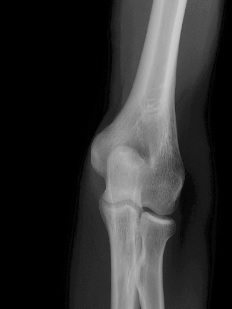
#> input picture RealceDeBordas/radiografia.jpg, 232 x 309 px, found by its file name
$ python desagucamento.py
#> lines starting #> are read from the running program, lines starting #| are printed output that depends on the picture
import cv2

imgOriginal = cv2.imread("./RealceDeBordas/radiografia.jpg", 0)
#> imgOriginal is the input picture: shape (309, 232); min 0, max 206, mean 45.9

imgSuavizada = cv2.GaussianBlur(imgOriginal, (13,13), 3)
imgDetalhes = 3 * cv2.subtract(imgOriginal, imgSuavizada)
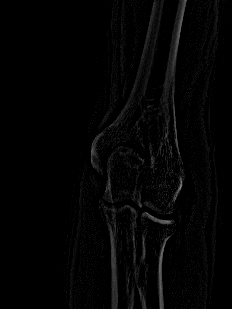
#> imgDetalhes: shape (309, 232); min 0, max 147, mean 4
imgRealcada = cv2.add(imgOriginal, imgDetalhes)
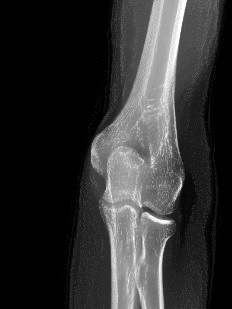
#> imgRealcada: shape (309, 232); min 0, max 255, mean 49.9

cv2.imshow("Original", imgOriginal)
cv2.imshow("Tratada", imgSuavizada)
cv2.imshow("Bordas", imgDetalhes)
cv2.imshow("Realcada", imgRealcada)

cv2.waitKey(0)
cv2.destroyAllWindows()

$ run again, with RealceDeBordas/estacionamento.jpg copied over RealceDeBordas/radiografia.jpg
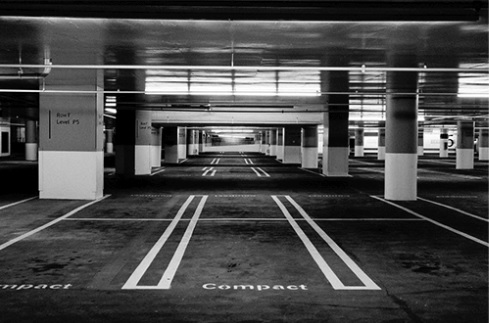
#> input picture RealceDeBordas/estacionamento.jpg, 489 x 323 px, found by its file name
#> imgOriginal is the input picture: shape (323, 489); min 0, max 255, mean 71.9
#> `imgDetalhes = 3 * cv2.subtract(imgOriginal, imgSuavizada)`:
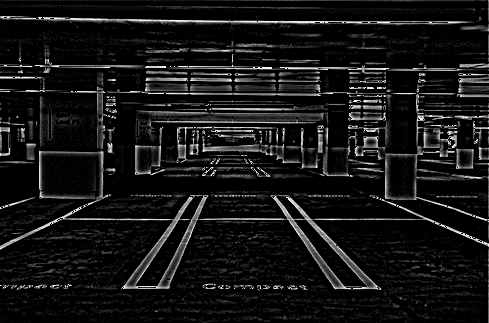
#> imgDetalhes: shape (323, 489); min 0, max 255, mean 21.5
#> `imgRealcada = cv2.add(imgOriginal, imgDetalhes)`:
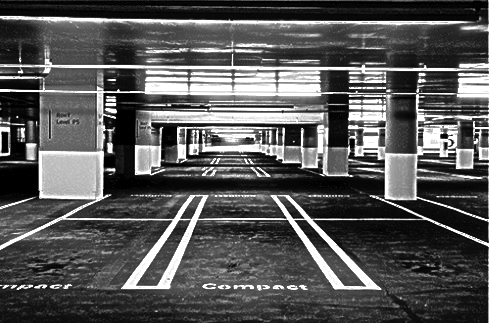
#> imgRealcada: shape (323, 489); min 0, max 255, mean 86.6
